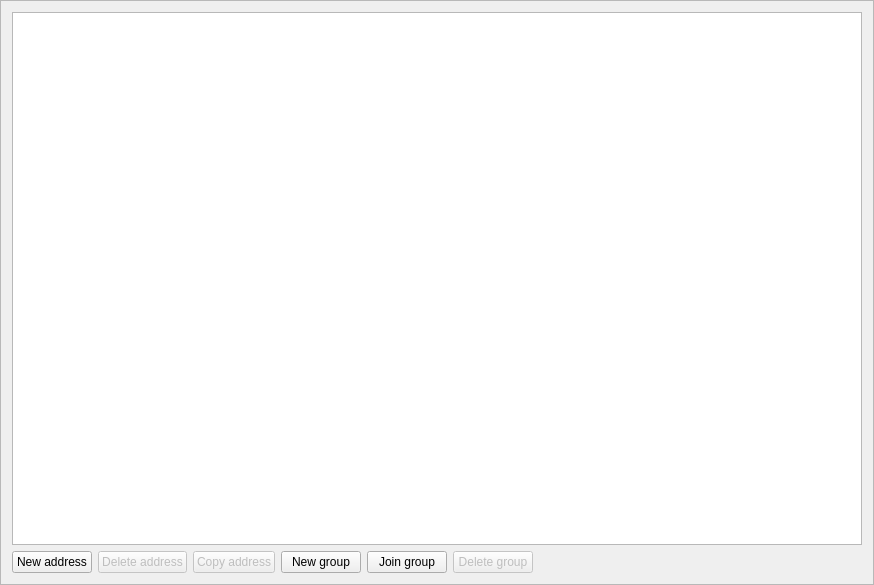
<?xml version="1.0" encoding="UTF-8"?>
<ui version="4.0">
 <class>AddressBookFrame</class>
 <widget class="QFrame" name="AddressBookFrame">
  <property name="geometry">
   <rect>
    <x>0</x>
    <y>0</y>
    <width>874</width>
    <height>585</height>
   </rect>
  </property>
  <property name="windowTitle">
   <string>Frame</string>
  </property>
  <property name="frameShape">
   <enum>QFrame::StyledPanel</enum>
  </property>
  <property name="frameShadow">
   <enum>QFrame::Raised</enum>
  </property>
  <layout class="QGridLayout" name="gridLayout">
   <item row="0" column="0">
    <widget class="QTreeView" name="m_addressBookView">
     <property name="alternatingRowColors">
      <bool>true</bool>
     </property>
    </widget>
   </item>
   <item row="1" column="0">
    <layout class="QHBoxLayout" name="horizontalLayout">
     <item>
      <widget class="QPushButton" name="m_addAddressButton">
       <property name="text">
        <string>New address</string>
       </property>
       <property name="icon">
        <iconset resource="../../resources.qrc">
         <normaloff>:/icons/add</normaloff>:/icons/add</iconset>
       </property>
      </widget>
     </item>
     <item>
      <widget class="QPushButton" name="m_deleteAddressButton">
       <property name="enabled">
        <bool>false</bool>
       </property>
       <property name="text">
        <string>Delete address</string>
       </property>
       <property name="icon">
        <iconset resource="../../resources.qrc">
         <normaloff>:/icons/remove</normaloff>:/icons/remove</iconset>
       </property>
      </widget>
     </item>
     <item>
      <widget class="QPushButton" name="m_copyAddressButton">
       <property name="enabled">
        <bool>false</bool>
       </property>
       <property name="text">
        <string>Copy address</string>
       </property>
       <property name="icon">
        <iconset resource="../../resources.qrc">
         <normaloff>:/icons/copy</normaloff>:/icons/copy</iconset>
       </property>
      </widget>
     </item>
     <item>
      <widget class="QPushButton" name="m_createGroupButton">
       <property name="text">
        <string>New group</string>
       </property>
       <property name="icon">
        <iconset resource="../../resources.qrc">
         <normaloff>:/icons/add</normaloff>:/icons/add</iconset>
       </property>
      </widget>
     </item>
     <item>
      <widget class="QPushButton" name="m_addGroupButton">
       <property name="text">
        <string>Join group</string>
       </property>
       <property name="icon">
        <iconset resource="../../resources.qrc">
         <normaloff>:/icons/add</normaloff>:/icons/add</iconset>
       </property>
      </widget>
     </item>
     <item>
      <widget class="QPushButton" name="m_deleteGroupButton">
       <property name="enabled">
        <bool>false</bool>
       </property>
       <property name="text">
        <string>Delete group</string>
       </property>
       <property name="icon">
        <iconset resource="../../resources.qrc">
         <normaloff>:/icons/remove</normaloff>:/icons/remove</iconset>
       </property>
      </widget>
     </item>
     <item>
      <spacer name="horizontalSpacer">
       <property name="orientation">
        <enum>Qt::Horizontal</enum>
       </property>
       <property name="sizeHint" stdset="0">
        <size>
         <width>40</width>
         <height>20</height>
        </size>
       </property>
      </spacer>
     </item>
    </layout>
   </item>
  </layout>
 </widget>
 <resources>
  <include location="../../resources.qrc"/>
 </resources>
 <connections>
  <connection>
   <sender>m_addAddressButton</sender>
   <signal>clicked()</signal>
   <receiver>AddressBookFrame</receiver>
   <slot>addClicked()</slot>
   <hints>
    <hint type="sourcelabel">
     <x>53</x>
     <y>556</y>
    </hint>
    <hint type="destinationlabel">
     <x>436</x>
     <y>292</y>
    </hint>
   </hints>
  </connection>
  <connection>
   <sender>m_deleteAddressButton</sender>
   <signal>clicked()</signal>
   <receiver>AddressBookFrame</receiver>
   <slot>deleteClicked()</slot>
   <hints>
    <hint type="sourcelabel">
     <x>148</x>
     <y>556</y>
    </hint>
    <hint type="destinationlabel">
     <x>436</x>
     <y>292</y>
    </hint>
   </hints>
  </connection>
  <connection>
   <sender>m_copyAddressButton</sender>
   <signal>clicked()</signal>
   <receiver>AddressBookFrame</receiver>
   <slot>copyClicked()</slot>
   <hints>
    <hint type="sourcelabel">
     <x>243</x>
     <y>556</y>
    </hint>
    <hint type="destinationlabel">
     <x>436</x>
     <y>292</y>
    </hint>
   </hints>
  </connection>
  <connection>
   <sender>m_addressBookView</sender>
   <signal>doubleClicked(QModelIndex)</signal>
   <receiver>AddressBookFrame</receiver>
   <slot>addressDoubleClicked(QModelIndex)</slot>
   <hints>
    <hint type="sourcelabel">
     <x>436</x>
     <y>271</y>
    </hint>
    <hint type="destinationlabel">
     <x>436</x>
     <y>292</y>
    </hint>
   </hints>
  </connection>
  <connection>
   <sender>m_addGroupButton</sender>
   <signal>clicked()</signal>
   <receiver>AddressBookFrame</receiver>
   <slot>addGroupClicked()</slot>
   <hints>
    <hint type="sourcelabel">
     <x>375</x>
     <y>561</y>
    </hint>
    <hint type="destinationlabel">
     <x>436</x>
     <y>292</y>
    </hint>
   </hints>
  </connection>
  <connection>
   <sender>m_deleteGroupButton</sender>
   <signal>clicked()</signal>
   <receiver>AddressBookFrame</receiver>
   <slot>deleteGroupClicked()</slot>
   <hints>
    <hint type="sourcelabel">
     <x>472</x>
     <y>561</y>
    </hint>
    <hint type="destinationlabel">
     <x>436</x>
     <y>292</y>
    </hint>
   </hints>
  </connection>
  <connection>
   <sender>m_createGroupButton</sender>
   <signal>clicked()</signal>
   <receiver>AddressBookFrame</receiver>
   <slot>createGroupClicked()</slot>
   <hints>
    <hint type="sourcelabel">
     <x>375</x>
     <y>561</y>
    </hint>
    <hint type="destinationlabel">
     <x>436</x>
     <y>292</y>
    </hint>
   </hints>
  </connection>
 </connections>
 <slots>
  <slot>addClicked()</slot>
  <slot>deleteClicked()</slot>
  <slot>copyClicked()</slot>
  <slot>addressDoubleClicked(QModelIndex)</slot>
  <slot>addGroupClicked()</slot>
  <slot>deleteGroupClicked()</slot>
  <slot>createGroupClicked()</slot>
 </slots>
</ui>
